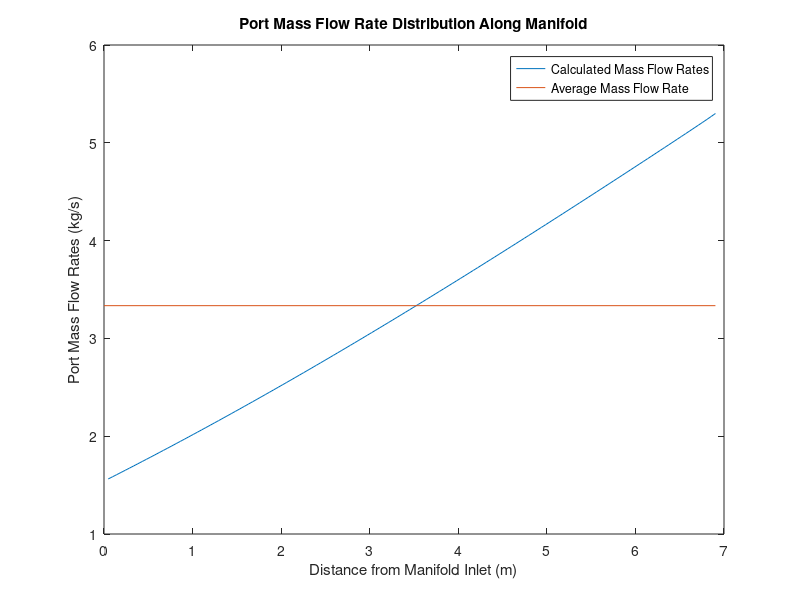
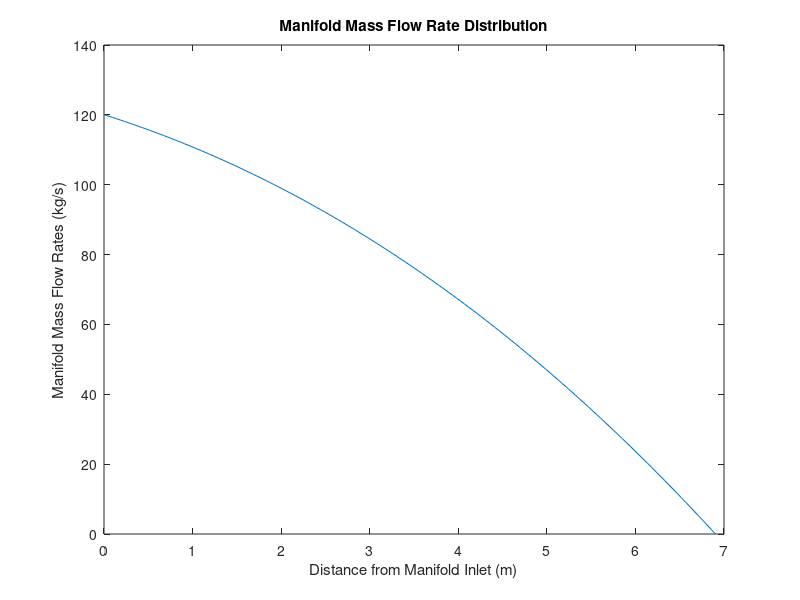
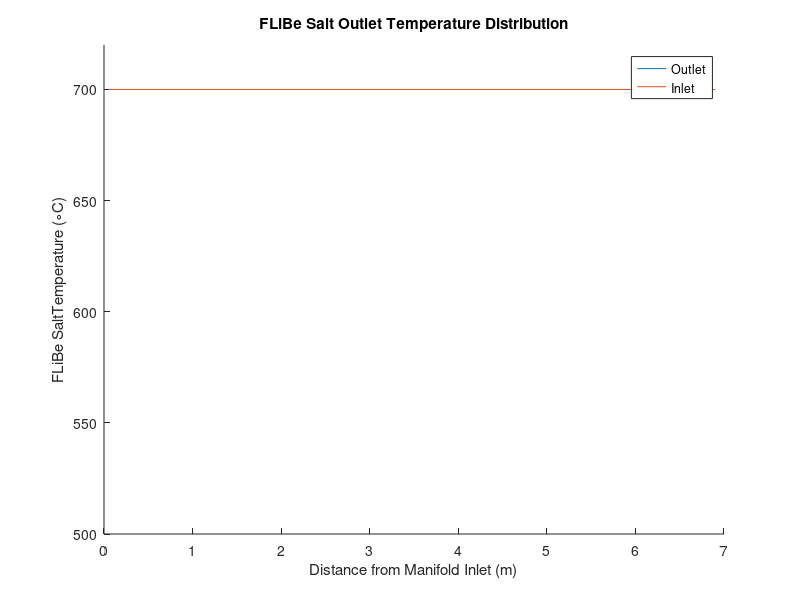
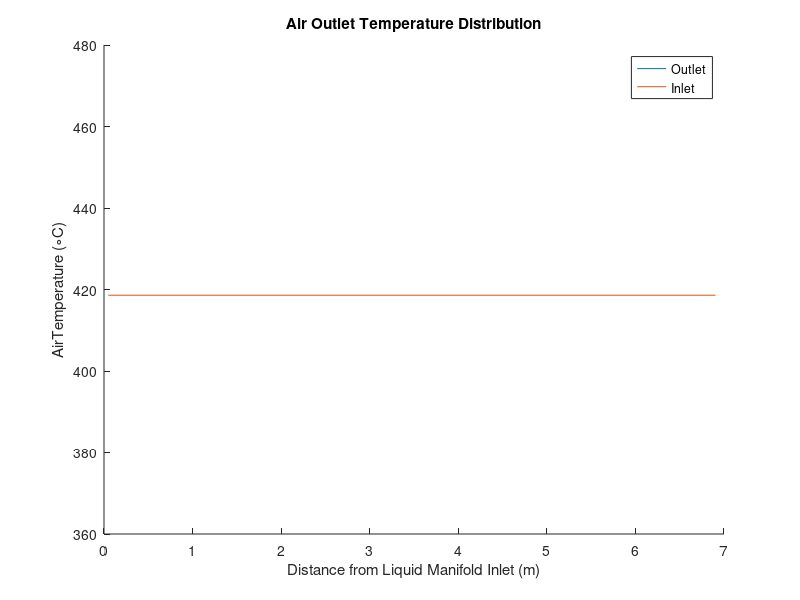

These charts were generated, in order, by the following MATLAB code: (Note: this script raises an error after producing the figures.)
clc;clear;
load('THEEM_Output_3D.mat');
%% Plot liquid manifold flow distribution
figure(1)
plot(X(2:n+1),entry*m_l_2_D(2:n+1)) %Individual port flow rates distribution over manifolds
hold on
plot([0,X(n+1)],[m_l/n,m_l/n]) %Average port flow rate
hold off
title('Port Mass Flow Rate Distribution Along Manifold')
xlabel('Distance from Manifold Inlet (m)')
ylabel('Port Mass Flow Rates (kg/s)')
legend('Calculated Mass Flow Rates','Average Mass Flow Rate')
figure(2)
plot(X,m_l_manifold) %Manifold flow rate
title('Manifold Mass Flow Rate Distribution')
xlabel('Distance from Manifold Inlet (m)')
ylabel('Manifold Mass Flow Rates (kg/s)')
%% Plot Temperature Distribution Outlets
T_l_out_avg=zeros(size(T_l_out_store,1)-1,1);
T_g_out_avg=zeros(size(T_l_out_store,1)-1,1);
P_l_out_avg=zeros(size(T_l_out_store,1)-1,1);
P_g_out_avg=zeros(size(T_l_out_store,1)-1,1);
Q_sum=zeros(size(T_l_out_store,1)-1,1);

for x=2:size(T_l_out_store,1)
    T_l_out_avg(x-1)=mean(T_l_out_store{x});
    T_g_out_avg(x-1)=mean(T_g_out_store{x});
    P_l_out_avg(x-1)=mean(P_l_out_store{x});
    P_g_out_avg(x-1)=mean(P_g_out_store{x});
    Q_sum(x-1)=sum(nansum(Q_store{x-1}));
end
figure(3)
hold on
plot(X(2:size(X,2)),T_l_out_avg) %Manifold flow rate
plot([X(2),X(size(X,2))],[T_l_in,T_l_in])
legend('Outlet','Inlet','location','best')
hold off
title([liquid ' Outlet Temperature Distribution'])
xlabel('Distance from Manifold Inlet (m)')
ylim([500,720])
ylabel([liquid 'Temperature (\circC)'])
figure(4)
hold on
plot(X(2:size(X,2)),T_g_out_avg) %Manifold flow rate
plot([X(2),X(size(X,2))],[T_g_in,T_g_in])
hold off
legend('Outlet','Inlet','location','best')
title([gas ' Outlet Temperature Distribution'])
xlabel('Distance from Liquid Manifold Inlet (m)')
ylabel([gas 'Temperature (\circC)'])
Area_tot=sum(Area_store);
U_mean=mean(U_store);
T_l_out_mean=mean(T_l_out_avg);
T_g_out_mean=mean(T_g_out_avg);
P_l_out_mean=mean(P_l_out_avg);
P_g_out_mean=mean(P_g_out_avg);
T_l_avg=(T_l_out_mean+T_l_in)/2;
T_g_avg=(T_g_out_mean+T_g_in)/2;
P_g_avg=(P_g_out_mean+P_g_in)/2;
[Cp_l,Cp_g,mu_l,k_l,rho_l,Pr_l,rho_g,mu_g,k_g,Pr_g,k_t]=Material_prop(liquid,gas,tube_material,T_l_avg,T_g_avg,P_g_in);
C_min=min(m_g*Cp_g,m_l*Cp_l);
Q_max=C_min*(T_l_in-T_g_in);
Q_total=sum(Q_sum);
e1=Q_total/Q_max;
LMTD_tot=((T_l_in-T_g_out_mean)-(T_l_out_mean-T_g_in))/log((T_l_in-T_g_out_mean)/(T_l_out_mean-T_g_in));
F_factor=Q_total/(U_mean*Area_tot*LMTD_tot);
%% Plot liquid manifold flow distribution in 3-D
% y=R_curv:D_manifold/10:R_curv+D_manifold;
% y3=-D_manifold/2:D_manifold/10:D_manifold/2;
% X1=repmat(X,11,1);
% Y1=repmat(y',1,n+1);
% Y2=repmat(-1*y',1,n+1);
% Y3=repmat(y3',1,n+1);
% Z=repmat((m_l_manifold./4)',11,1);
% figure(3)
% hold on
% surf(Y1,X1,Z,'linestyle','none');
% surf(Y2,X1,Z,'linestyle','none');
% surf(Y3,X1,Z,'linestyle','none');
% hold off
% view(2)
% axis([-2,2,0,10])